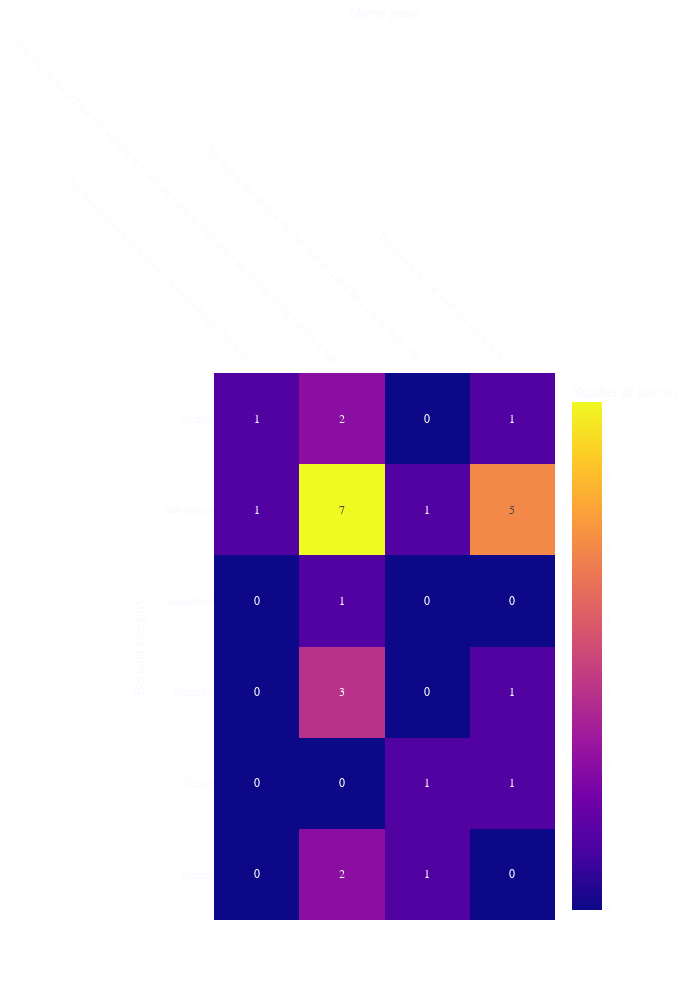

The notebook cell saved with this chart:
### Code cell
fig = px.imshow(data[0:6],
                labels=dict(x="Movie genre", y="Bechdel category", color="Number of movies"),
                x=df['BECHDEL_CATEGORY'].unique(),
                y=df['FIRST_GENRE'].unique()[0:6], 
                text_auto=True, aspect="auto")

fig.update_xaxes(side="top")

fig.update_layout(width=700, 
                 height=1000)

fig.update_layout({
    "paper_bgcolor": "rgba(0, 0, 0, 0)",
    "plot_bgcolor": "rgba(0, 0, 0, 0)",
}, 
                  font_family="Source Sans Pro",
    font_color="#fbf7ff",
                 )

fig.update_xaxes(tickangle=45)

fig.show()
fig.write_html("data_viz/viz6.html")

### Figure 1 — Plotly figure (JSON) as saved in the notebook; plotly's stock layout.template omitted (floating-point values rounded to 4 significant figures)
{"data": [{"coloraxis": "coloraxis", "hovertemplate": "Movie genre: %{x}<br>Bechdel category: %{y}<br>Number of movies: %{z}<extra></extra>", "name": "0", "texttemplate": "%{z}", "type": "heatmap", "x": ["This movie does not have two (named) female characters.", "This movie has at least two women in it and they talk to each other about something besides a man.", "This movie has at least two women in it and they talk to each other.", "This movie has at least two women in it."], "xaxis": "x", "y": ["Action", "Adventure", "Animation", "Comedy", "Crime", "Drama"], "yaxis": "y", "z": [[1, 2, 0, 1], [1, 7, 1, 5], [0, 1, 0, 0], [0, 3, 0, 1], [0, 0, 1, 1], [0, 2, 1, 0]]}], "layout": {"coloraxis": {"colorbar": {"title": {"text": "Number of movies"}}, "colorscale": [[0, "#0d0887"], [0.1111, "#46039f"], [0.2222, "#7201a8"], [0.3333, "#9c179e"], [0.4444, "#bd3786"], [0.5556, "#d8576b"], [0.6667, "#ed7953"], [0.7778, "#fb9f3a"], [0.8889, "#fdca26"], [1, "#f0f921"]]}, "font": {"color": "#fbf7ff", "family": "Source Sans Pro"}, "height": 1000, "margin": {"t": 60}, "paper_bgcolor": "rgba(0, 0, 0, 0)", "plot_bgcolor": "rgba(0, 0, 0, 0)", "width": 700, "xaxis": {"anchor": "y", "autorange": true, "domain": [0, 1], "range": [-0.5, 3.5], "side": "top", "tickangle": 45, "title": {"text": "Movie genre"}, "type": "category"}, "yaxis": {"anchor": "x", "autorange": true, "domain": [0, 1], "range": [5.5, -0.5], "title": {"text": "Bechdel category"}, "type": "category"}}}
